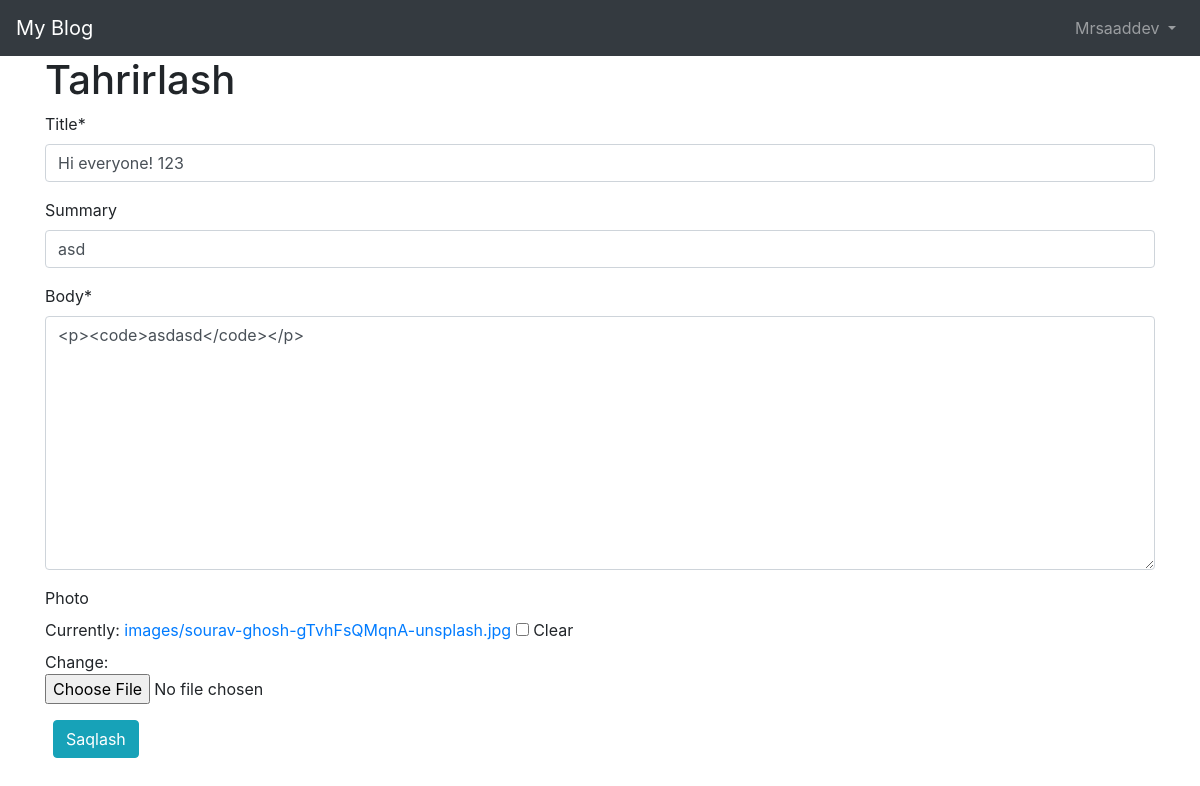
Page /articles/1/edit/ (signed in) on the committed database.
### accounts/models.py (models this page shows)
class CustomUser(AbstractUser):
	age = models.PositiveIntegerField(null = True, blank = True)

### articles/models.py (models this page shows, shortened)
class Article(models.Model):
	title = models.CharField(max_length=150)
	summary = models.CharField(max_length = 200, blank = True)
	body = RichTextField(blank=False, null=False)
	photo = models.ImageField(upload_to = 'images/', blank = True)
	date = models.DateTimeField(auto_now_add = True)
	author = models.ForeignKey(
			get_user_model(),
			on_delete = models.CASCADE,
		)

### articles/views.py (the view)
# urls.py: path('<int:pk>/edit/', ArticleUpdateView.as_view(), name="article_edit"),
class ArticleUpdateView(LoginRequiredMixin, UserPassesTestMixin, UpdateView):
    model = Article
    fields = ('title','summary', 'body','photo',)
    template_name = 'article_edit.html'
    def test_func(self):
        obj = self.get_object()
        return obj.author == self.request.user

### templates/article_edit.html (shortened to what this page needs)
{% extends 'base.html' %}
{% load crispy_forms_tags %}
{% block content %}
    <h1>Tahrirlash</h1>
    <form method="post" enctype="multipart/form-data">{% csrf_token %}
        {{ form|crispy }}
    <button class="btn btn-info ml-2" type="submit">Saqlash</button>
    </form>
{% endblock content %}

### templates/base.html (shortened to what this page needs)
{% load static %}
<!DOCTYPE html>
<html>
    <head>
            <link rel="stylesheet" href="https://cdn.jsdelivr.net/npm/bootstrap@4.5.3/dist/css/bootstrap.min.css">
    </head>
    <body>
        <nav class="navbar navbar-expand-lg navbar-dark bg-dark">
            <a class="navbar-brand" href="{% url 'home' %}">
                My Blog
            </a>
            <div class="collapse navbar-collapse" id="navbarSupportedContent">
                {% if user.is_authenticated %}
                    <ul class="navbar-nav ml-auto">
                        <li class="nav-item">
                            <a class="nav-link dropdown-toggle" href="#"
                                id="navbarDropdown" role="button" data-toggle="dropdown"
                                aria-haspopup="true" aria-expanded="false">
                                {{ user.username | title }}
                            </a>
                        </li>
                    </ul>
                {% else %}
                    <form class="form-inline ml-auto">
                        <a href="{% url 'login' %}" class="btn btn-outline-light">Kirish</a>
                        <a href="{% url 'signup' %}" class="btn btn-primary ml-2">Ro'yxatdan o'tish</a>
                    </form>
                {% endif %}
            </div>
        </nav>
        <main>
            <div class="container">
                {% block content %}
                {% endblock content %}
            </div>
        </main>
    </body>
</html>

### rows in the picture
CustomUser: username "Mrsaaddev"
Article: title "Hi everyone! 123", summary "asd", body "<p><code>asdasd</code></p>"
